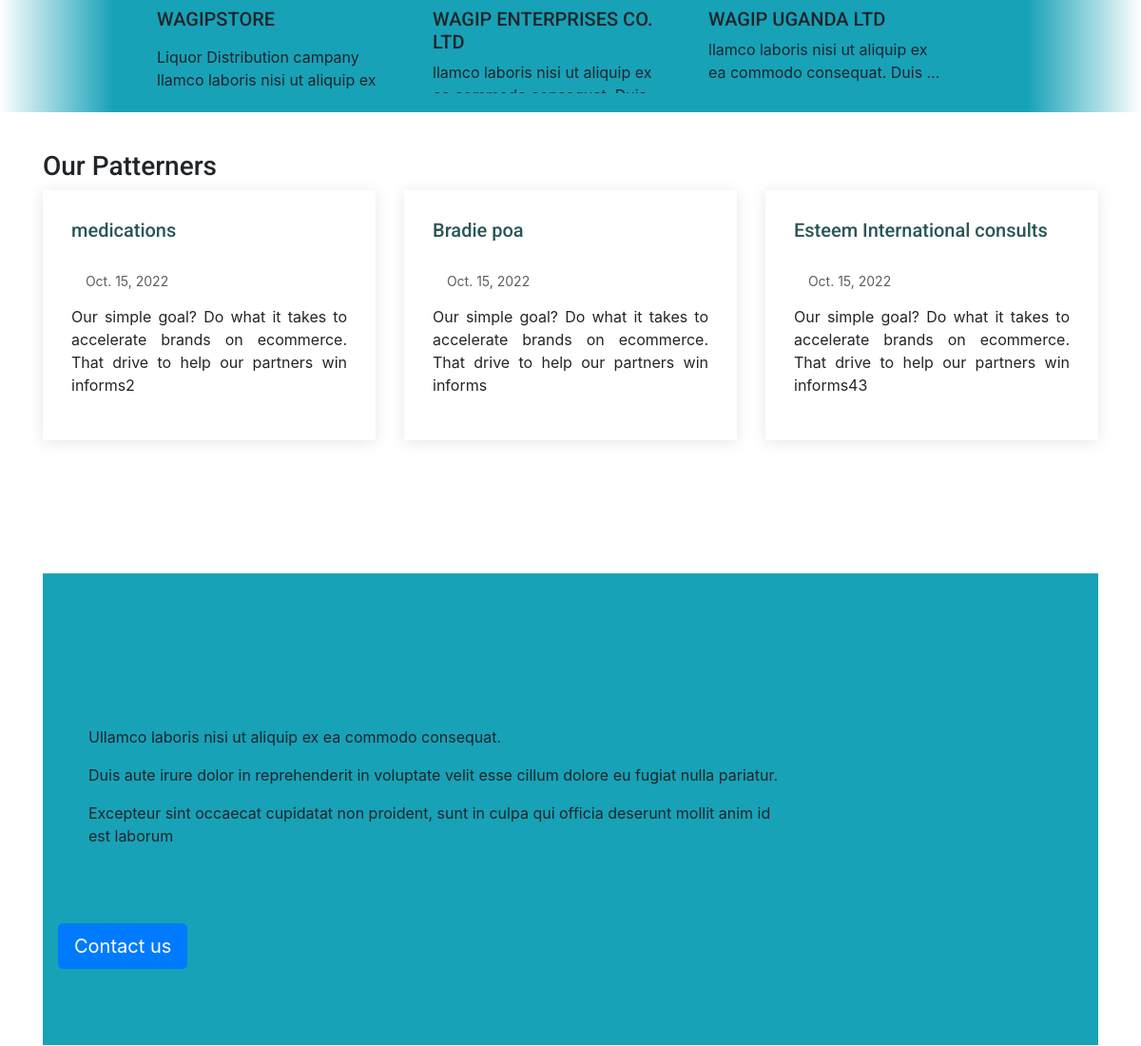
The app's page / (middle part), older data.
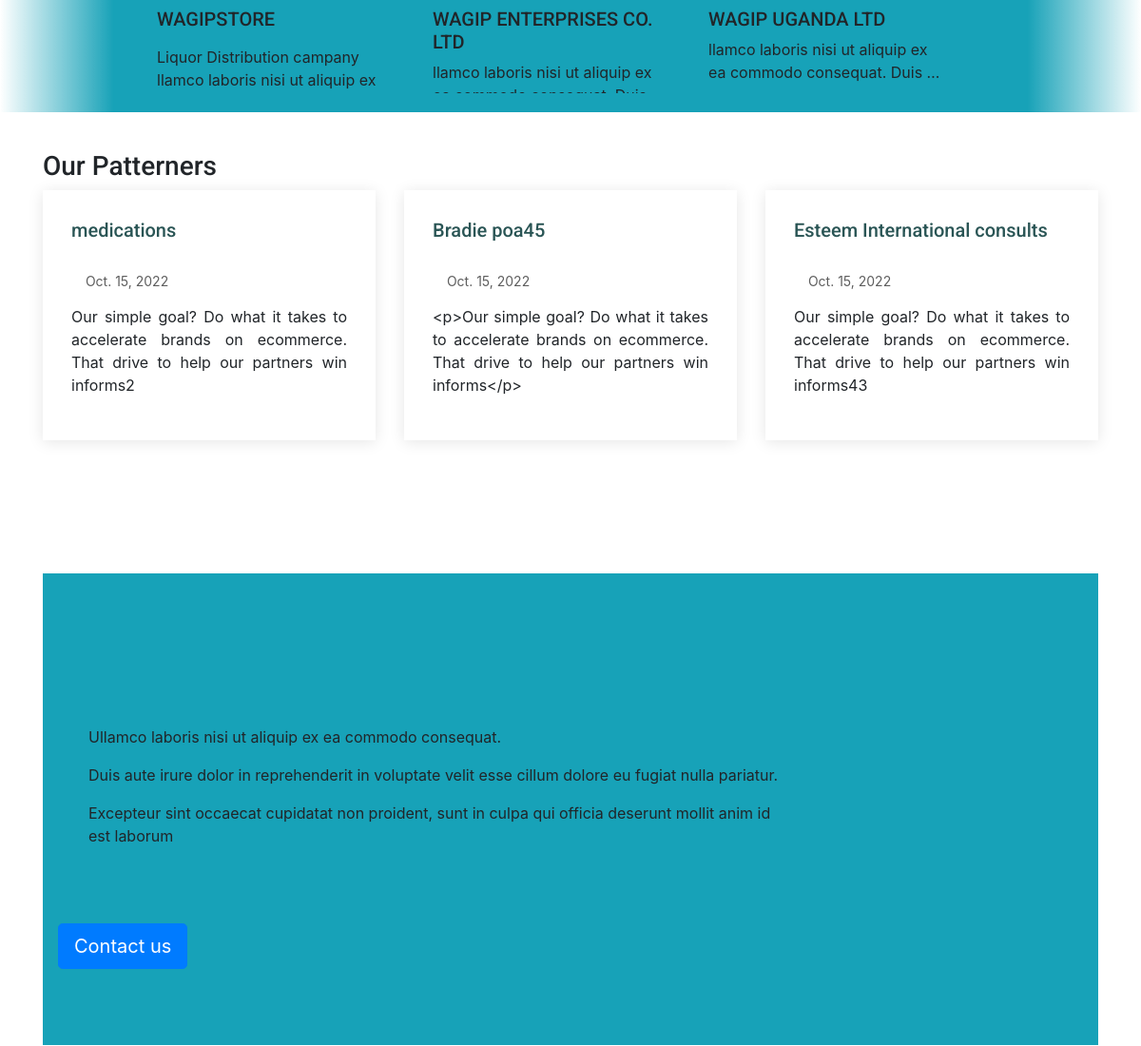
The same page, newer data.
### mainweb/models.py (models this page shows, shortened)
class Parttener(models.Model):
    name = models.CharField(max_length=200,unique=True)
    email = models.EmailField(max_length=200)
    phone = models.CharField(max_length=200)
    description = RichTextField()
    Date_joined = models.DateField(auto_now_add=False, auto_now=False)
    created_by = models.CharField(max_length=200)
    is_published = models.BooleanField(default=True)
    date_created = models.DateField(auto_now_add=True, auto_now=False)
    laste_update = models.DateField(auto_now_add=False, auto_now=True)
    class Meta:
        verbose_name_plural = '06. Patterners'

### mainweb/views.py (the view)
# urls.py: path('', views.Home_view, name='homepage'),
def Home_view(request):
	banner = Banners.objects.filter(categories='home').order_by("date")
	services = Companies.objects.order_by('-date_created').filter(is_published=True)
	back = background.objects.order_by('-date_created').filter(is_published=True)
	goals = goal.objects.order_by('-date_created').filter(is_published=True)
	mot = motto.objects.order_by('-date_created').filter(is_published=True)
	querryset = Service.objects.order_by('-date').filter(is_published=True)
	misso = mission.objects.order_by('-date_created').filter(is_published=True)
	visso = vission.objects.order_by('-date_created').filter(is_published=True)
	mbj = mainObjective.objects.order_by('-date_created').filter(is_published=True)
	dona = contactDescription.objects.order_by('-date_created').filter(is_published=True)
	locate = Location.objects.all().order_by('-date_created')
	emailz = Email.objects.all().order_by('-date_created')
	phones = OfficePhone.objects.all().order_by('-date_created')
	patt = Parttener.objects.order_by('-date_created').filter(is_published=True)
	events = CurrentAndPreviousEvents.objects.filter(is_published=True).order_by('-date')
	context = {
		'back':back, 'goals':goals,'mot':mot, 'misso':misso,'locate':locate,'emailz':emailz,'phones':phones,'events':events,
		'visso':visso,'mbj':mbj,'services':services,"dona":dona,"patt":patt,'querryset':querryset,'banner':banner
		}
	return render(request, 'mainweb/index.html',context)

### mainweb/models.py (called while the page is built)
    @property
    def imageURL(self):
        try:
            url = self.image.url
        except:
            url = ''
        return url

### mainweb/templates/mainweb/index.html (shortened to what this page needs)
{% extends 'mainweb/main.html' %}
{% load static %}
{% block content %}
<main id="main">
  <section class="service services section-bg bg-info">
    <div class="container" data-aos="fade-up">
      <a class="pre-btn"><img src="{% static 'slider/images/arrow.png' %}" alt=""></a>
      <a class="nxt-btn"><img src="{% static 'slider/images/arrow.png' %}" alt=""></a>
      <div class="service-container">
      {% for service in services %}
        <div class="service-card">
            <div class="service-info">
              <h5 class="service-name">{{service.name|truncatewords:5}}</h5>
                <p class="card-text">{{service.description|truncatewords:10|safe}}</p>
            </div>
        </div>
      {% endfor %}
    </div>
  </div>
</section>
<section id="blog" class="blog">
  <div class="container" data-aos="fade-up">
    <h3>Our Patterners</h3>
    <div class="row">
      {% for patterns in patt|slice:":3" %}
      <div class="col-lg-4 entries d-flex align-items-stretch"  data-aos-delay="100">
        <article class="entry" data-aos="fade-up">
          <h5>
            <a class="pattern" href="">{{patterns.name}}</a>
          </h5><br>
          <div class="entry-meta">
            <ul>
              <li class="d-flex align-items-center"><i class="icofont-wall-clock"></i> <a href=""><time datetime="2020-01-01">{{ patterns.Date_joined }}</time></a></li>
            </ul>
          </div>
          <div class="entry-content">
            <p class="text-justify">
              {{patterns.description}}
            </p>
          </div>
        </article>
      </div>
      {% endfor %}
    </div>
  </div>
</section>
  <section>
    <div class="container" data-aos="fade-up" data-aos-delay="100">
      <div class="jumbotron jumbotron-fluid bg-info">
        <div class="row">
          <div class="col-lg-8 m-5">
            {% for danation in dona|slice:":1" %}
              <p class="m-5">{{danation.description|safe}}</p>
            {% endfor %}
          </div>
          <div class="col-lg-3 m-3">
            <a class="btn btn-lg btn-primary"  href="">Contact us</a>
          </div>
        </div>
      </div>
    </div>
  </section>
</main>
{% endblock content %}

Row changes from the older to the newer data that the page shows:
changed Parttener: name "Bradie poa" → "Bradie poa45"; description "Our simple goal? Do what it takes to accelerate brands on ecommerce. That drive to help our partners win informs" → "<p>Our simple goal? Do what it takes to accelerate brands on ecommerce. That drive to help our partners win informs</p>"
